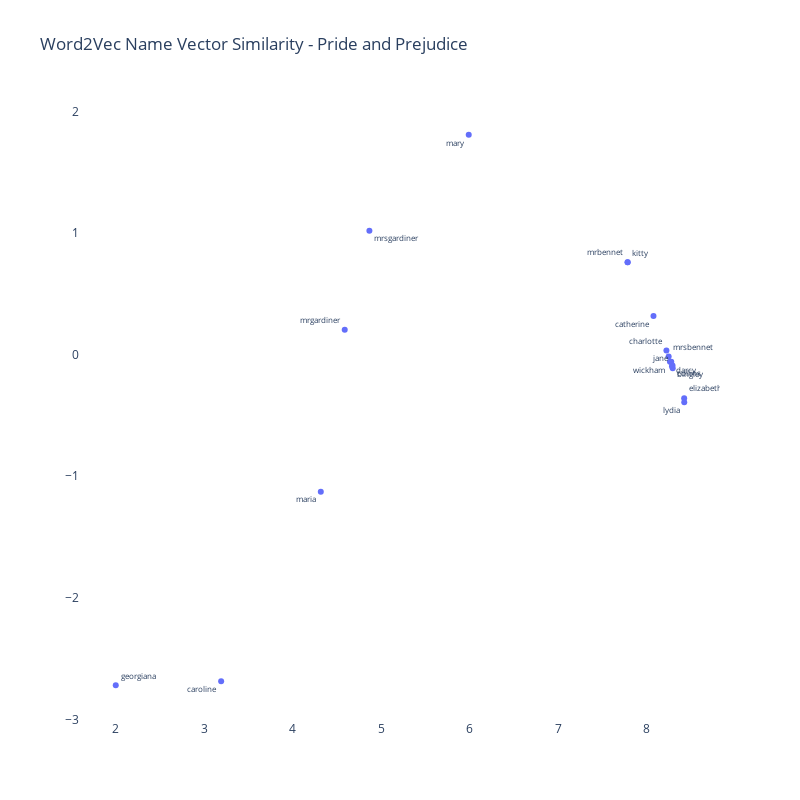

The notebook cell saved with this chart:
### Markdown cell above
#### Plot flattened embeddings for Pride and Prejudice

### Code cell
character_list_PP = [x.lower() for x in character_list_PP]

df_PP = w2v_df_PP[w2v_df_PP['label'].isin(character_list_PP)]


text_pos_PP = [x for x in np.random.choice(['top left', 
                                         'bottom left',
                                         'top right',
                                         'bottom right'], 
                                          len(df_PP),
                                          p=[.2,.3,.3,.2])]


trace_PP = go.Scatter(x=df_PP['x'],
                   y=df_PP['y'],
                   mode='markers+text', 
                   textposition=text_pos_PP,
                   text=df_PP['label'],
                   textfont=dict(size=8),
                   hoverinfo='text')



fig = go.Figure([trace_PP])

fig.update_layout(go.Layout(
    title='Word2Vec Name Vector Similarity - Pride and Prejudice',
    ),
    hovermode='closest',
    plot_bgcolor='white',
    paper_bgcolor='white',
    width=800,
    height=800
)

### Figure 1 — Plotly figure (JSON) as saved in the notebook; plotly's stock layout.template omitted (floating-point values rounded to 4 significant figures)
{"data": [{"hoverinfo": "text", "mode": "markers+text", "text": ["mrbennet", "bingley", "elizabeth", "jane", "lydia", "mrsbennet", "kitty", "mary", "darcy", "catherine", "maria", "charlotte", "caroline", "collins", "wickham", "georgiana", "mrgardiner", "mrsgardiner"], "textfont": {"size": 8}, "textposition": ["top left", "bottom right", "top right", "top left", "bottom left", "top right", "top right", "bottom left", "bottom right", "bottom left", "bottom left", "top left", "bottom left", "bottom right", "bottom left", "top right", "top left", "bottom right"], "type": "scatter", "x": [7.788, 8.288, 8.426, 8.296, 8.427, 8.251, 7.785, 5.99, 8.28, 8.079, 4.318, 8.225, 3.191, 8.294, 8.265, 1.999, 4.588, 4.867], "y": [0.7602, -0.09509, -0.3583, -0.1111, -0.3919, -0.01605, 0.7587, 1.808, -0.05894, 0.3172, -1.127, 0.03424, -2.686, -0.09004, -0.05859, -2.719, 0.2052, 1.019]}], "layout": {"height": 800, "hovermode": "closest", "paper_bgcolor": "white", "plot_bgcolor": "white", "title": {"text": "Word2Vec Name Vector Similarity - Pride and Prejudice"}, "width": 800}}
